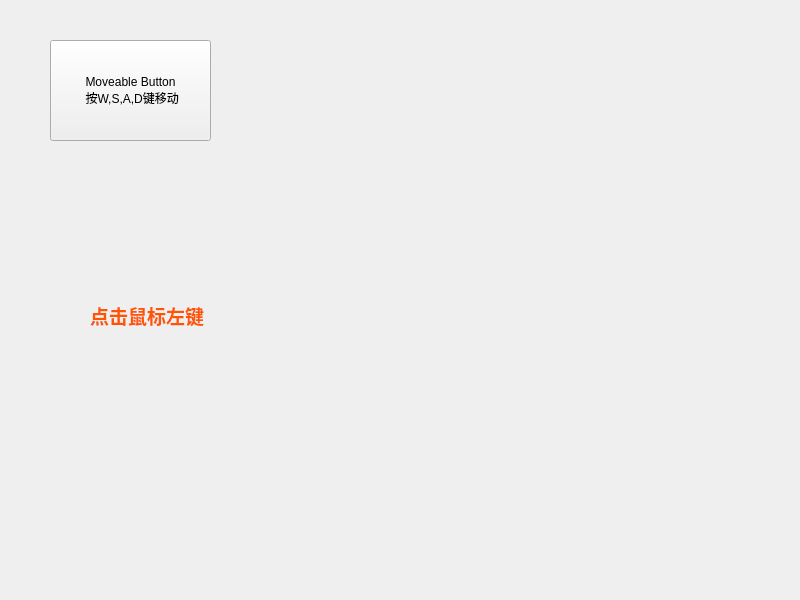
<?xml version="1.0" encoding="UTF-8"?>
<ui version="4.0">
 <class>Widget</class>
 <widget class="QWidget" name="Widget">
  <property name="geometry">
   <rect>
    <x>0</x>
    <y>0</y>
    <width>800</width>
    <height>600</height>
   </rect>
  </property>
  <property name="windowTitle">
   <string>Widget</string>
  </property>
  <widget class="QPushButton" name="btnMove">
   <property name="geometry">
    <rect>
     <x>50</x>
     <y>40</y>
     <width>161</width>
     <height>101</height>
    </rect>
   </property>
   <property name="text">
    <string>Moveable Button 
 按W,S,A,D键移动</string>
   </property>
  </widget>
  <widget class="QLabel" name="labelMove">
   <property name="geometry">
    <rect>
     <x>90</x>
     <y>300</y>
     <width>121</width>
     <height>31</height>
    </rect>
   </property>
   <property name="palette">
    <palette>
     <active>
      <colorrole role="WindowText">
       <brush brushstyle="SolidPattern">
        <color alpha="255">
         <red>255</red>
         <green>85</green>
         <blue>0</blue>
        </color>
       </brush>
      </colorrole>
     </active>
     <inactive>
      <colorrole role="WindowText">
       <brush brushstyle="SolidPattern">
        <color alpha="255">
         <red>255</red>
         <green>85</green>
         <blue>0</blue>
        </color>
       </brush>
      </colorrole>
     </inactive>
     <disabled/>
    </palette>
   </property>
   <property name="font">
    <font>
     <pointsize>14</pointsize>
     <bold>true</bold>
    </font>
   </property>
   <property name="text">
    <string>点击鼠标左键</string>
   </property>
  </widget>
 </widget>
 <resources/>
 <connections/>
</ui>
